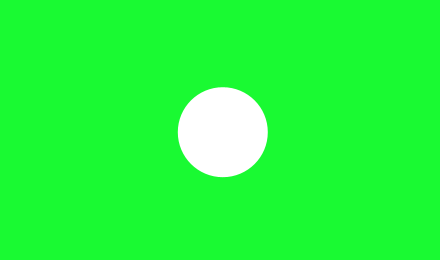
Frame 1 (no input)
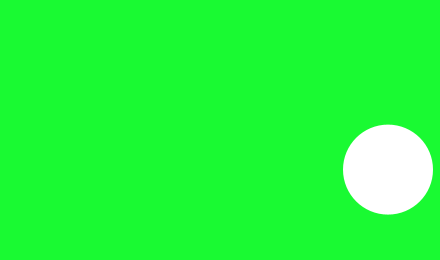
Frame 60 (the mouse pressed at the canvas centre just before this capture)
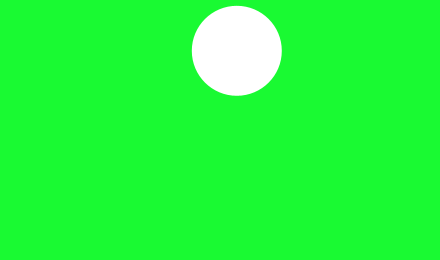
Frame 120 (the mouse held since frame 60 and released just before this capture)

The Processing sketch that drew these frames (run headless with seeded random() and noise(); from frame 60 on, the mouse is pressed at the canvas centre):

// Processing sketch: processing_150353
// ── processing_150353.pde

//Program: processing.org
//Programmer: Tamrat N Damtew
//Date: June 3 2014.
//The ball rotates until it hits the edge which changes its direction.

int rad = 45;  // determines the width of the shape
float xpos, ypos;

float xspeed = 2.8;   // determines the speed
float yspeed = 2.2;   // determines the speed

int xdirection = 1;
int ydirection = 1;

void setup()
{
  size(440, 260);
  noStroke();
  frameRate(40);
  ellipseMode(RADIUS);
  
  xpos = width/2; // detrermoines where the shape starts.
  ypos = height/2;
}
    void draw()
    {
      background(25,250,50);
      //modifies the shape
      xpos = xpos + (xspeed * xdirection);
      ypos = ypos + (yspeed * ydirection);
      if (xpos > width-rad || xpos < rad) {
        xdirection *= -1;
      }
      if (ypos > height-rad || ypos < rad) {
        ydirection *= -1;
      }
      
      ellipse(xpos, ypos, rad, rad); // this draws the shape
    }
